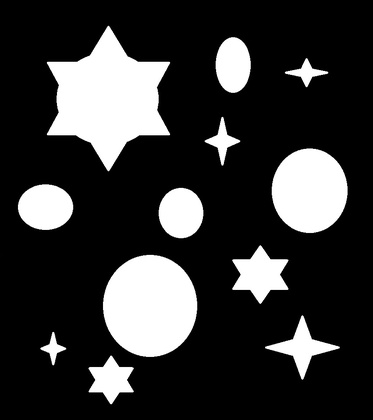
%> input picture Matlab/ProceBInarizacion/figuras.jpg, 373 x 420 px, shrunk from 851 x 959 before the run
$ octave Main.m   (GNU Octave 9; MATLAB toolbox functions it lacks are replaced by stand-ins)
%> lines starting %> are read from the running program, lines starting %| are printed output that depends on the picture; in (x1, y1, x2, y2) boxes, pixels count from 0 and x2, y2 are one past the last pixel; in counts of white or black regions, pixels touching at a corner belong together; the program's own positions count from 1
clc;
close all;
clear;

Im = imread('figuras.jpg');
%> Im is the input picture: size 420x373x3 uint8; min 0, max 255, mean 53.8
Im = rgb2gray(Im);
%> Im: size 420x373 uint8

Im = imbinarize(Im);
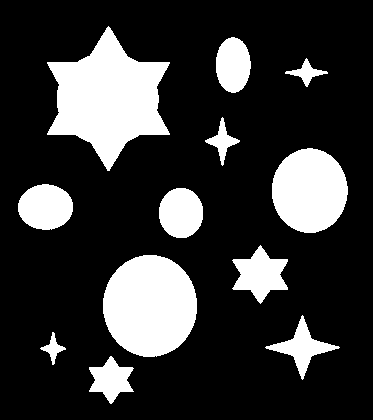
%> Im: size 420x373 logical; 21.1% white; 12 white regions, largest, box (x1, y1, x2, y2) and area: (47, 26, 170, 171) 9675, (103, 255, 197, 357) 7547, (272, 148, 348, 233) 5032
figure(1);
imshow(Im);
title('Imagen Binarizada')

[m, n] = size(Im);
%> m = 420; n = 373
Imd = double(Im);

e = 2;
k = 1;
ec1 = [];
ec2 = [];

for r = 2:m
    for c = 2:n
        if Imd(r, c) == 1
            if Imd(r, c-1) == 0 && Imd(r-1, c) == 0
                Imd(r, c) = e;
                e = e + 1;
            elseif (Imd(r, c-1) > 1 && Imd(r-1, c) < 2) || (Imd(r, c-1) < 2 && Imd(r-1, c) > 1)
                if Imd(r, c-1) > 1
                    Imd(r, c) = Imd(r, c-1);
                else
                    Imd(r, c) = Imd(r-1, c);
                end
            elseif Imd(r, c-1) > 1 && Imd(r-1, c) > 1
                Imd(r, c) = Imd(r-1, c);
                if Imd(r, c-1) ~= Imd(r-1, c)
                    ec1(k) = Imd(r-1, c);
                    ec2(k) = Imd(r, c-1);
                    k = k + 1;
                end
            end
        end
    end
end
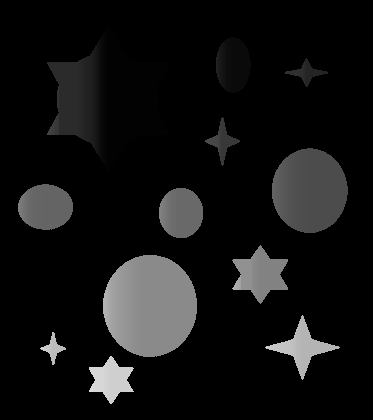
%> Imd: size 420x373 double; min 0, max 221, mean 18.4
%> after the loop, e = 222; k = 9133

for ind = 1:k-1
    if ec1(ind) <= ec2(ind)
        Imd(Imd == ec2(ind)) = ec1(ind);
    else
        Imd(Imd == ec1(ind)) = ec2(ind);
    end
end
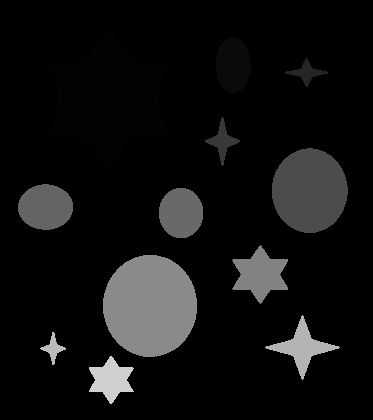
%> Imd: size 420x373 double; 9.43% of pixels changed, all inside (x1, y1, x2, y2) = (18, 27, 307, 403)

w = unique(Imd);
%> w = [0; 2; 10; 37; 56; 76; 100; 105; 130; 138; 180; 187; 207]
t = length(w);
%> t = 13

for ix = 2:t
    Imd(Imd == w(ix)) = ix - 1;
end
%> this loop made 12 passes
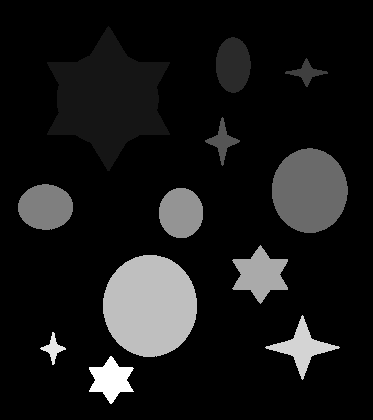
%> Imd: size 420x373 double; min 0, max 12, mean 1.14; drawn with min black and max white

E = mat2gray(Imd);
figure(2);
imshow(E);
title('Imagen Binarizada Procesada')
